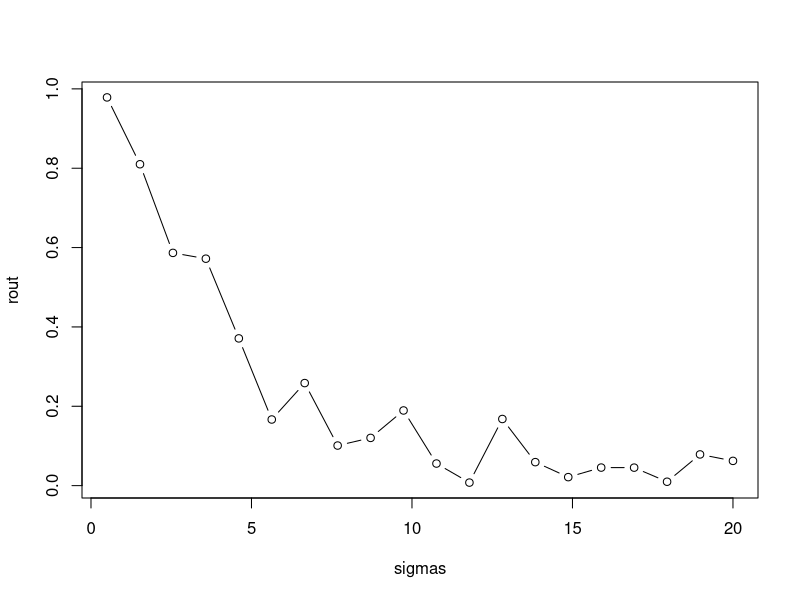
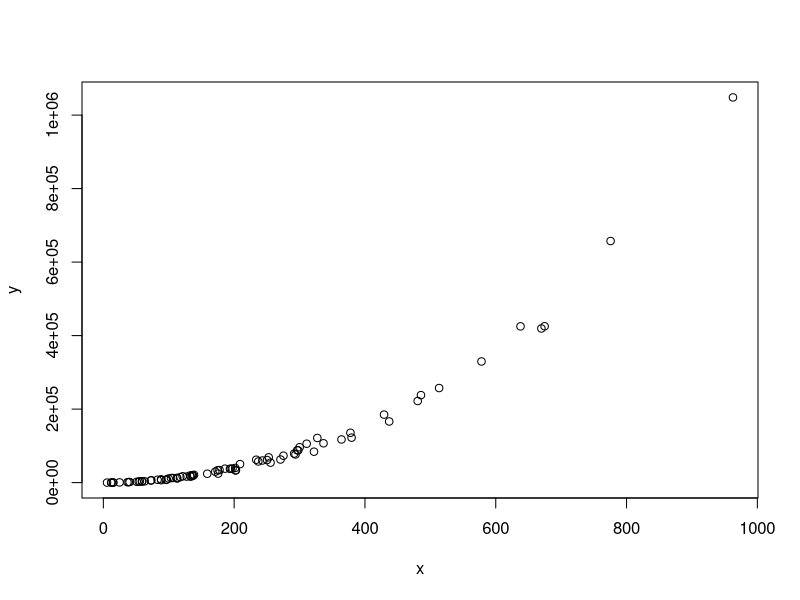

The R script that drew these images, in order:

# R-squared useful over R-squared useless

set.seed(2908)                   

# some toy/random data
x <- 1:30                        
y <- 2 + 0.5*x + rnorm(30,0,4)    
mod <- lm(y~x)                    
summary(mod)$r.squared            



# R-squared (coefficient of determination) is
# also sum of squared residuals (fitted-value deviations) (mms)
# over total sum of squared (tts)

f <- mod$fitted.values       # extract fitted (or predicted) values from model
mss <- sum((f - mean(f))^2)  
tss <- sum((y - mean(y))^2)  
mss/tss                      

#check
all.equal(summary(mod)$r.squared  , mss/tss  )


# R-squared and demonstrate them with simulations in R.
# Assuming: 1. R-squared doesn't  necessarily mean  measure goodness of fit. 
# It can be arbitrarily low when the model is completely correct. By making sigma2 large 
# large, we drive R-squared towards 0, even when every assumption of the simple linear regression model is correct in every particular.

r2.0 <- function(sig){
  x <- seq(1,10,length.out = 100)        
  y <- 2 + 1.2*x + rnorm(100,0,sd = sig) #  adding  some random noise to function
  summary(lm(y ~ x))$r.squared            
}


# plot shows sinking sigmas (starting with 1) where R2=1 and the model is completely wrong, respectively.

sigmas <- seq(0.5,20,length.out = 20)
rout <- sapply(sigmas, r2.0)             # apply our function to a series of sigma values
plot(rout ~ sigmas, type="b")



set.seed(2908)
x <- rexp(80,rate=0.005)                     # our predictor is data from an exponential distribution
y <- (x-1)^2 * runif(80, min=0.8, max=1.2)   # non-linear data generation
plot(x,y)				   


# check R squared
summary(lm(y ~ x))$r.squared



# R-squared says nothing about prediction error, even with 
# exactly the same, and no change in the coefficients. 
# R-squared can be anywhere between 0 and 1 just by changing the range of X. 
# We're better off using Mean Square Error (MSE) as a measure of prediction error.

set.seed(2908)
x <- seq(1,10,length.out = 200)
y <- 2 + 1.2*x + rnorm(200,0,sd = 0.9) #sd = 0.9
mod1 <- lm(y ~ x)
summary(mod1)$r.squared
# [1] 0.9250846

# calculate MSE
sum((fitted(mod1) - y)^2)/200  
# [1] 0.7815316

# changing the range
set.seed(2908)

#getting different R2
x <- seq(1,3,length.out = 200)

y <- 2 + 1.2*x + rnorm(200,0,sd = 0.9)
mod1 <- lm(y ~ x)
summary(mod1)$r.squared
# [1] 0.3645032

#but MSE is the same
sum((fitted(mod1) - y)^2)/200  
# [1] 0.7815316


# The R2 falls from 0.92 to 0.36 but the MSE is practically unchanged!
